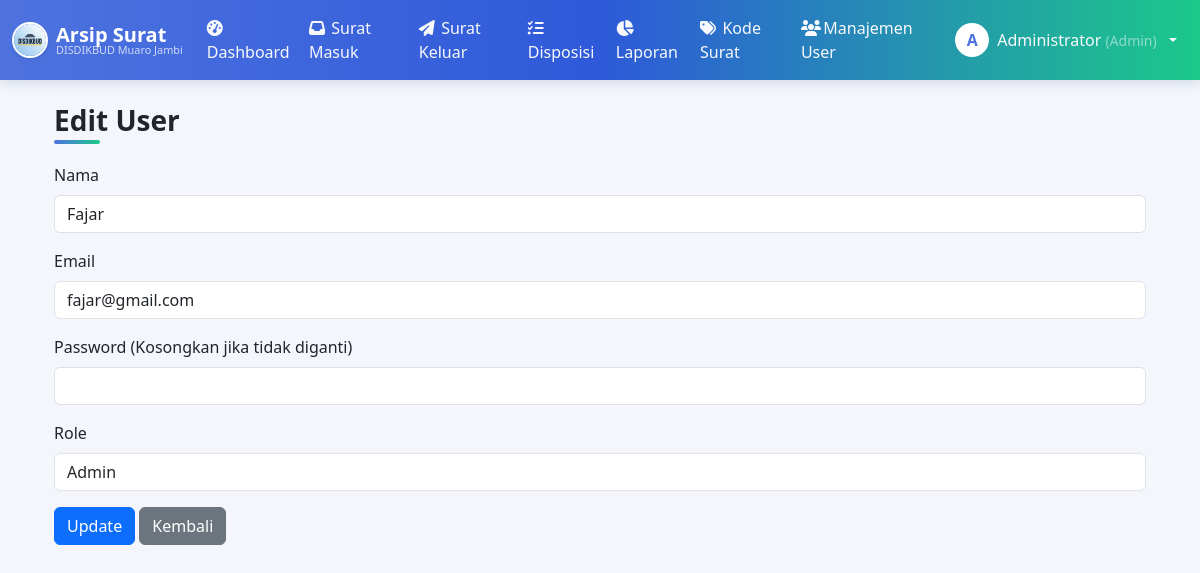
The page /admin/user_edit.php?id=2 (signed in) on the database as committed earlier.
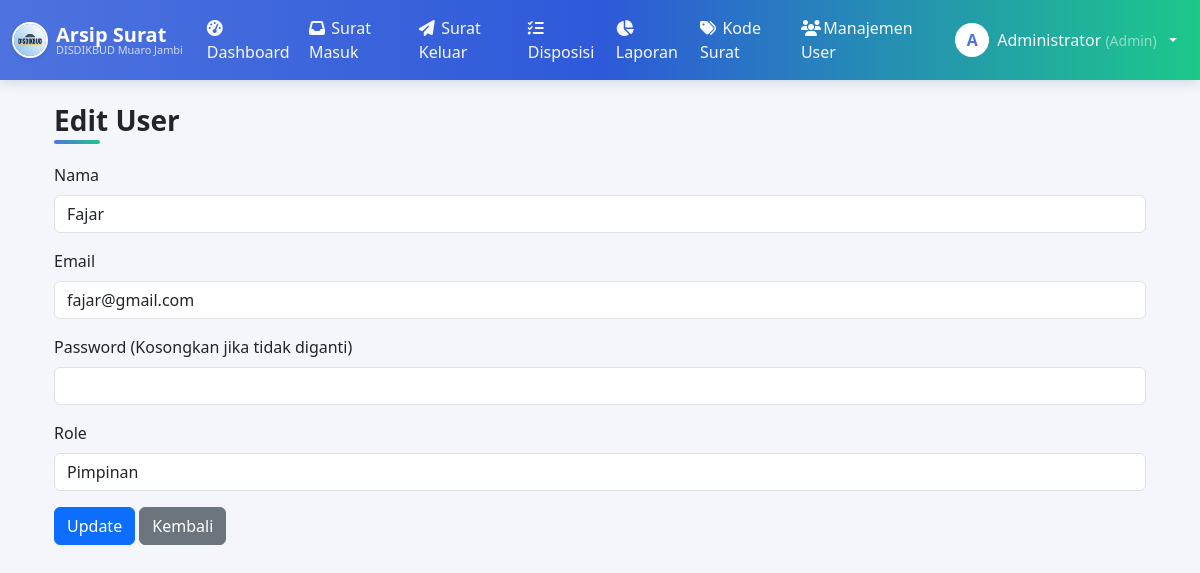
The same page on the database as committed later.
### tables this page shows
CREATE TABLE `users` (
  `id` int(11) NOT NULL,
  `nama` varchar(100) DEFAULT NULL,
  `email` varchar(100) DEFAULT NULL,
  `password` varchar(255) DEFAULT NULL,
  `role` varchar(20) NOT NULL,
  `created_at` timestamp NULL DEFAULT current_timestamp()
);

### admin/user_edit.php (the view, shortened to what this page needs)
<?php
include "../includes/db.php";
$id = intval($_GET['id']);
$user = mysqli_fetch_assoc(mysqli_query($conn, "SELECT * FROM users WHERE id=$id"));
?>
<?php include "../includes/header.php"; ?>
<div class="container mt-4">
  <h3 class="fw-bold">Edit User</h3>
  <form method="POST">
    <div class="mb-3">
      <label class="form-label">Nama</label>
      <input type="text" name="nama" class="form-control" value="<?= htmlspecialchars($user['nama']); ?>" required>
    </div>
    <div class="mb-3">
      <label class="form-label">Email</label>
      <input type="email" name="email" class="form-control" value="<?= htmlspecialchars($user['email']); ?>" required>
    </div>
    <div class="mb-3">
      <label class="form-label">Password (Kosongkan jika tidak diganti)</label>
      <input type="password" name="password" class="form-control">
    </div>
    <div class="mb-3">
      <label class="form-label">Role</label>
      <select name="role" class="form-control" required>
        <option value="admin" <?= $user['role']=='admin'?'selected':''; ?>>Admin</option>
        <option value="pimpinan" <?= $user['role']=='pimpinan'?'selected':''; ?>>Pimpinan</option>
      </select>
    </div>
    <button type="submit" class="btn btn-primary">Update</button>
    <a href="users.php" class="btn btn-secondary">Kembali</a>
  </form>
</div>
<?php include "../includes/footer.php"; ?>

Rows that differ between the two databases and show on the page:
changed users "Fajar": role (not shown) → "Pimpinan"
Other text that changed with them:
form field role: "Admin" → (not shown)
